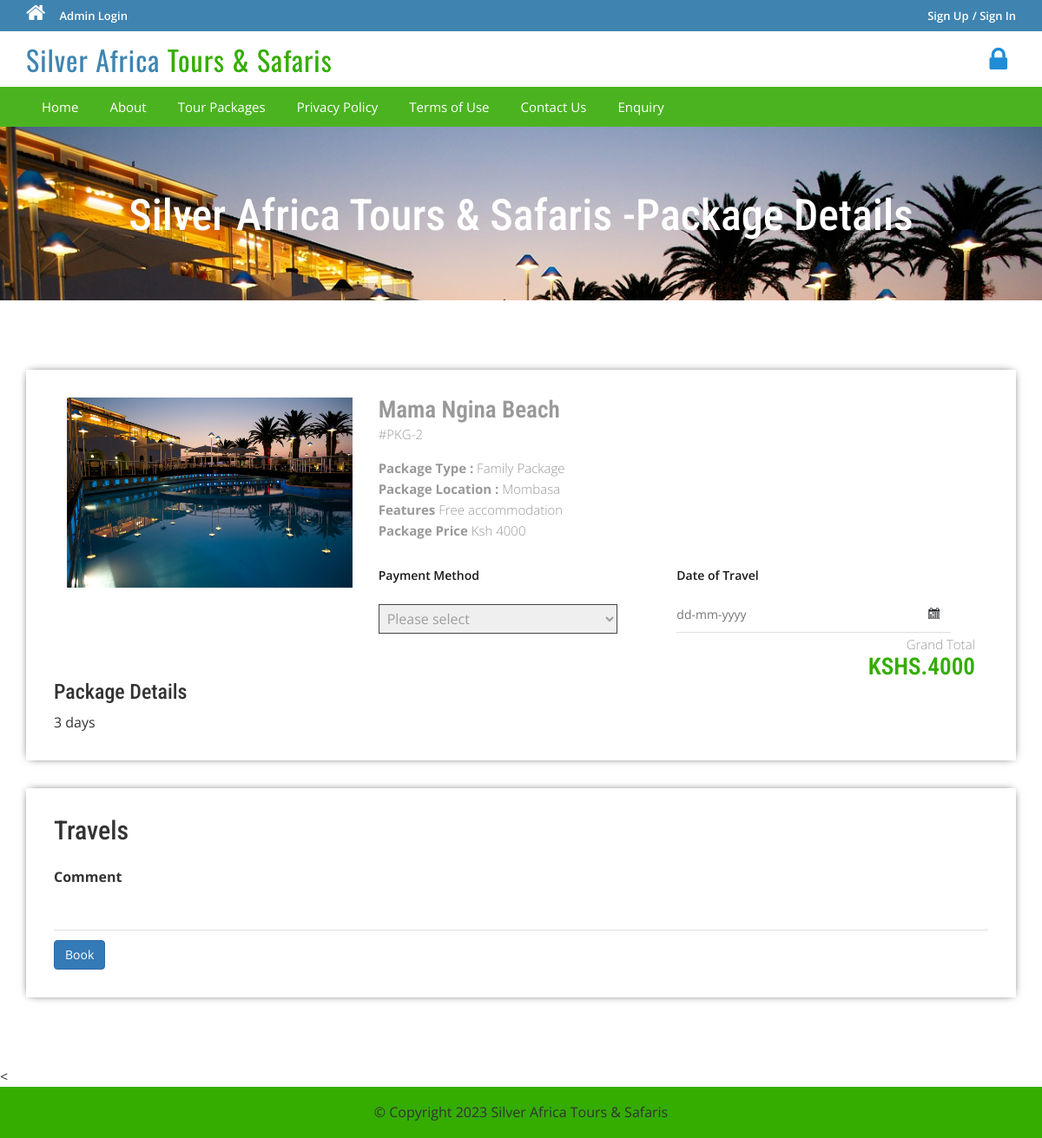
Screenshot of /package-details.php?pkgid=2 with the database file from the repository.
### tables this page shows
CREATE TABLE `tbltourpackages` (
  `PackageId` int(11) NOT NULL,
  `PackageName` varchar(200) NOT NULL,
  `PackageType` varchar(200) NOT NULL,
  `PackageLocation` varchar(200) NOT NULL,
  `PackagePrice` varchar(200) NOT NULL,
  `PackageFetures` varchar(200) NOT NULL,
  `PackageDetails` varchar(200) NOT NULL,
  `PackageImage` varchar(200) NOT NULL
);

### package-details.php (the view, shortened to what this page needs)
<?php
include('includes/config.php');
	?>
<!DOCTYPE HTML>
<html>
<head>
<link href="css/bootstrap.css" rel='stylesheet' type='text/css' />
<link href="css/style.css" rel='stylesheet' type='text/css' />
<link href="css/font-awesome.css" rel="stylesheet">
<link href="css/animate.css" rel="stylesheet" type="text/css" media="all">
<link rel="stylesheet" href="css/jquery-ui.css" />
</head>
<body>
<?php include('includes/header.php');?>
<div class="banner-3">
	<div class="container">
		<h1 class="wow zoomIn animated animated" data-wow-delay=".5s" style="visibility: visible; animation-delay: 0.5s; animation-name: zoomIn;"> Silver Africa Tours & Safaris -Package Details</h1>
	</div>
</div>
<div class="selectroom">
	<div class="container">
<?php
$pid=intval($_GET['pkgid']);
$sql = "SELECT * from tbltourpackages where PackageId=:pid";
$query = $dbh->prepare($sql);
$query -> bindParam(':pid', $pid, PDO::PARAM_STR);
$query->execute();
$results=$query->fetchAll(PDO::FETCH_OBJ);
if($query->rowCount() > 0)
{
foreach($results as $result)
{	?>
<form name="book" method="post">
		<div class="selectroom_top">
			<div class="col-md-4 selectroom_left wow fadeInLeft animated" data-wow-delay=".5s">
				<img src="admin/pacakgeimages/<?php echo htmlentities($result->PackageImage);?>" class="img-responsive" alt="">
			</div>
			<div class="col-md-8 selectroom_right wow fadeInRight animated" data-wow-delay=".5s">
				<h2><?php echo htmlentities($result->PackageName);?></h2>
				<p class="dow">#PKG-<?php echo htmlentities($result->PackageId);?></p>
				<p><b>Package Type :</b> <?php echo htmlentities($result->PackageType);?></p>
				<p><b>Package Location :</b> <?php echo htmlentities($result->PackageLocation);?></p>
					<p><b>Features</b> <?php echo htmlentities($result->PackageFetures);?></p>
					<p><b>Package Price</b> Ksh <?php echo htmlentities($result->PackagePrice);?></p>
					<div class="ban-bottom">
				<div class="bnr-right">
				<label class="inputLabel">Payment Method</label>
				<select id="pay_method" name="pay_method" required="">
				<option value="">Please select</option>
				</select>
			</div>
			<div class="bnr-right">
				<label class="inputLabel">Date of Travel</label>
				<input class="date" id="datepicker1" type="text" placeholder="dd-mm-yyyy" name="travel_date" required="">
			</div>
			</div>
				<div class="grand">
					<p>Grand Total</p>
					<h3>KSHS.<?php echo htmlentities($result->PackagePrice);?></h3>
				</div>
			</div>
		<h3>Package Details</h3>
				<p style="padding-top: 1%"><?php echo htmlentities($result->PackageDetails);?> </p>
		</div>
		<div class="selectroom_top">
			<h2>Travels</h2>
			<div class="selectroom-info animated wow fadeInUp animated" data-wow-duration="1200ms" data-wow-delay="500ms" style="visibility: visible; animation-duration: 1200ms; animation-delay: 500ms; animation-name: fadeInUp; margin-top: -70px">
				<ul>
					<li class="spe">
						<label class="inputLabel">Comment</label>
						<input class="special" type="text" name="comment" required="">
					</li>
					<?php if($_SESSION['login'])
					{?>
						<li class="spe" align="center">
					<button type="submit" name="submit2" class="btn-primary btn">Book</button>
						</li>
						<?php } else {?>
							<li class="sigi" align="center" style="margin-top: 1%">
							<a href="#" data-toggle="modal" data-target="#myModal4" class="btn-primary btn" > Book</a></li>
							<?php } ?>
				</ul>
			</div>
		</div>
		</form>
<?php }} ?>
	</div>
</div>
<
<?php include('includes/footer.php');?>
</body>
</html>

### css/style.css (style rules this page uses)
html, body { font-size: 100%; background: #fff; font-family: 'Open Sans', sans-serif; }
body a,.grid_1,plan_1,plan_1.one,plan_1.two,i.icon1, i.icon2, i.icon3, i.icon4, i.icon5, i.icon6 { transition:0.5s all; -webkit-transition:0.5s all; -moz-transition:0.5s all; -o-transition:0.5s all; -ms-transition:0.5s all; }
h1,h2,h3,h4,h5,h6 { margin:0; font-family: 'Roboto Condensed', sans-serif; }
p { margin:0; }
ul { margin:0; padding:0; }
label { margin:0; }
.bnr-right input[type="text"] { width: 95%; color: navy; outline: none; font-size: 14px; padding: 10px 10px; border: 1px solid #9E9E9E; -webkit-appearance: none; margin-top: 10px; }
.date { background: url(../images/date-icon.png) no-repeat 95.5% 45% #fff; cursor: pointer; }
.ban-top .inputLabel,.ban-bottom .inputLabel { display: block; font-weight: 600; font-size: 14px; margin-bottom: 5px; color: #191919; }
.bnr-right { float: left; width:50%; }
.ban-bottom { margin-top: 30px; }
.banner-3 { background: url(../images/6.jpg)no-repeat; background-size: cover; -webkit-background-size: cover; -o-background-size: cover; -ms-background-size: cover; -moz-background-size: cover; min-height:200px; }
.banner-3 h1 { font-size: 50px; margin-bottom: 40px; padding: 1.5em 0 0; text-align: center; color: #fff; }
select { padding: 4px 5px!important; width: 80%; color: #9E9E9E; margin-top: 18px; border: 1px solid #464646; padding: 5px 10px; vertical-align: middle; }
.selectroom { padding: 5em 0 3em; }
.selectroom_top { padding: 2em; box-shadow: 0px 0px 10px -4px #000; margin-bottom: 2em; }
.grand { text-align: right; }
.selectroom_right h2 { font-size: 1.7em; color: #999; font-weight: 600; margin: 0; }
.selectroom_right h3 { font-size: 1.7em; font-weight: 600; color:#34ad00; }
p.dow { font-size: 15px; color: #999; font-weight: 300; line-height: 1.8em; margin-bottom:1em; }
.selectroom_right p { font-size: 15px; line-height: 1.6em; font-weight: 300; color: #999; }
.selectroom-info li { display: inline-block; float: left; }
.selectroom input[type="text"] { width: 92%; color: #9E9E9E; outline: none; font-size: 14px; padding: 10px 0px; border: none; border-bottom:1px solid rgba(0,0,0,.12); -webkit-appearance: none; margin-top: 10px; }
.selectroom-info ul { margin-top: 3em; }
li.spe { width: 100%; margin-top: 3em; }
li.spe input[type="text"] { width: 100%; }

### rows the page displays
tbltourpackages: PackageImage (picture), PackageName "Mama Ngina Beach", PackageId "2", PackageType "Family Package", PackageLocation "Mombasa", PackageFetures "Free accommodation", PackagePrice "4000", PackageDetails "3 days"
